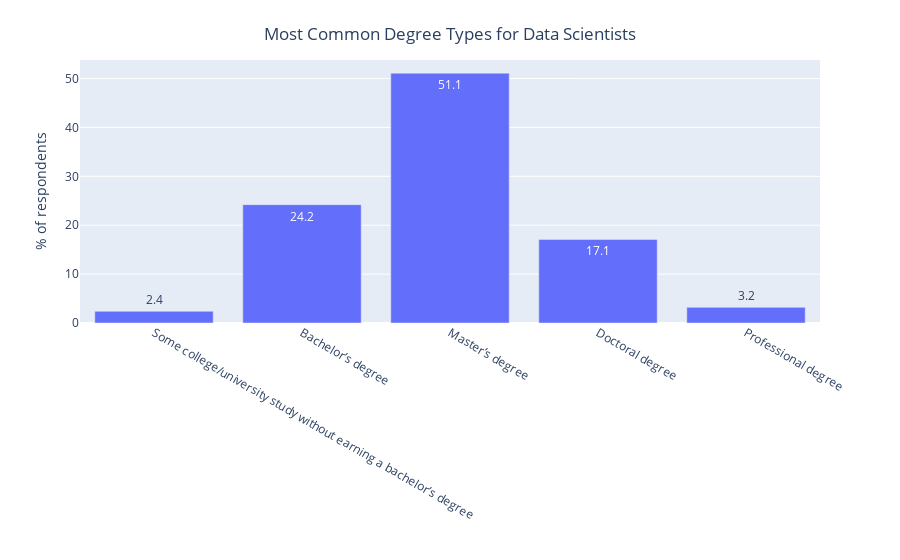

This figure's notebook cell:
### Code cell
question_name = 'Q4'
responses_in_order = [#"I prefer not to answer","No formal education past high school",
                      "Some college/university study without earning a bachelor’s degree",
                      "Bachelor’s degree","Master’s degree","Doctoral degree","Professional degree"]
sorted_percentages = count_then_return_percent(responses_df,question_name)[responses_in_order]
title_for_chart = 'Most Common Degree Types for Data Scientists'
title_for_y_axis = '% of respondents'
orientation_for_chart = 'v'
  
plotly_bar_chart(response_counts=sorted_percentages,
                 title=title_for_chart,
                 y_axis_title=title_for_y_axis,
                 orientation=orientation_for_chart)

### Figure 1 — Plotly figure (JSON) as saved in the notebook; plotly's stock layout.template omitted (floating-point values rounded to 4 significant figures)
{"data": [{"alignmentgroup": "True", "hovertemplate": "variable=Q4<br>=%{x}<br>% of respondents=%{y}<br>text=%{text}<extra></extra>", "legendgroup": "Q4", "marker": {"color": "#636efa"}, "name": "Q4", "offsetgroup": "Q4", "orientation": "v", "showlegend": true, "text": [2.4, 24.2, 51.1, 17.1, 3.2], "textposition": "auto", "type": "bar", "x": ["Some college/university study without earning a bachelor’s degree", "Bachelor’s degree", "Master’s degree", "Doctoral degree", "Professional degree"], "xaxis": "x", "y": [2.4, 24.2, 51.1, 17.1, 3.2], "yaxis": "y"}], "layout": {"barmode": "relative", "legend": {"title": {"text": "variable"}, "tracegroupgap": 0}, "margin": {"t": 60}, "showlegend": false, "title": {"text": "Most Common Degree Types for Data Scientists", "x": 0.5, "y": 0.95}, "xaxis": {"anchor": "y", "domain": [0.0, 1.0], "title": {"text": ""}}, "yaxis": {"anchor": "x", "domain": [0.0, 1.0], "title": {"text": "% of respondents"}}}}
